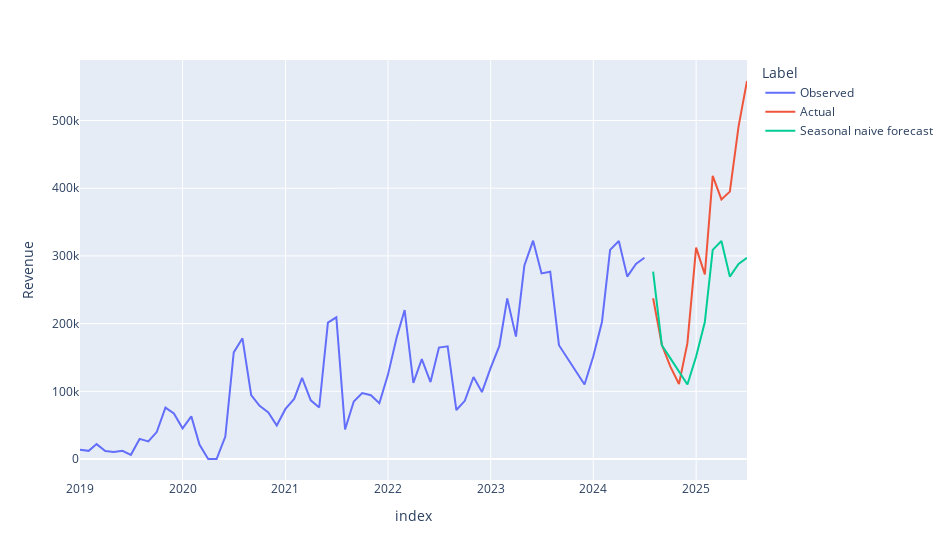

Here is the notebook cell this chart was saved with:
### Code cell
# Visualize the result
px.line(pd.concat((train,test, seasonal)), y="Revenue", color="Label", width=950)
